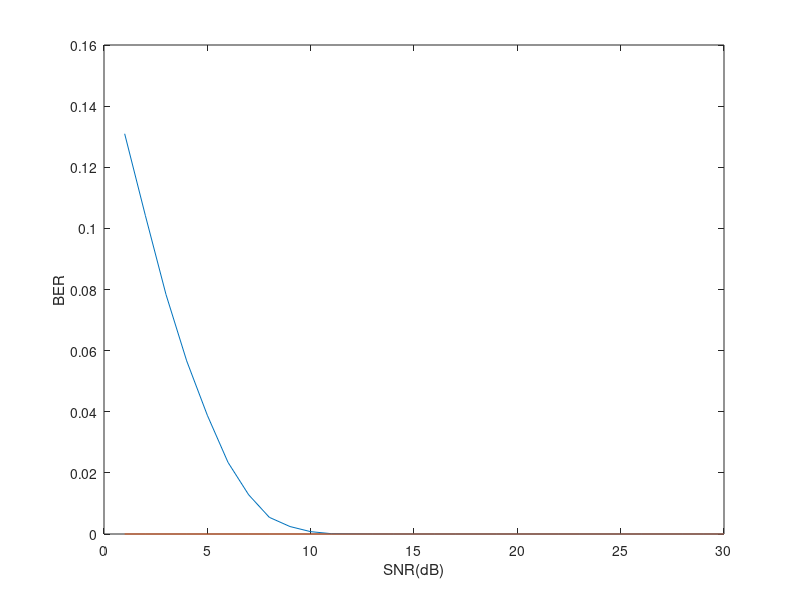

MATLAB code for this plot:
clear all
close all
clc



N = 10^5;

seq = (randi([0 1],1,N) * 2 )-1;


p_signal = sum(seq.^2)/N ;


max_snr = 30;
detected = zeros(1,N);
BER_vector = zeros(1,max_snr);


for snr = 1:max_snr


%--------------- channel effect ---------------
    p_noise = p_signal * 10 ^ (-snr/10);
    
    noise = sqrt(p_noise) * randn(1,N);
    BERt = zeros(1,max_snr);
    received = seq + noise ;
    
    ctr = 0 ;
    for i = 1:N
       if received(i) > 0
           detected(i) = 1;
       else 
           detected(i) = -1;
       end
       
       if detected(i) ~= seq(i)
          ctr = ctr + 1;
       end
    end
    
    
   BER_vector(snr) = ctr / N ; 
   BERt(snr) = (1/2)*erfc(sqrt(2*10^(snr/10)/(2)));
    

end





plot([1:1:30],BER_vector)
xlabel('SNR(dB)')
ylabel('BER')
hold on
plot([1:1:30],BERt)